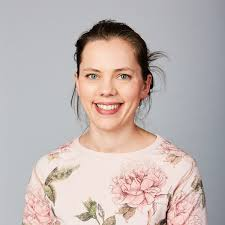
#> input picture Image/Maaike.jfif, 225 x 225 px
$ python gif_beelden.py ../../../Image/Maaike.jfif out.png
#> lines starting #> are read from the running program, lines starting #| are printed output that depends on the picture
# Zet enkele beelden van een GIF naast elkaar in één PNG, om de opname na te kijken: python gif_beelden.py <gif> <png>
import sys

from PIL import Image, ImageSequence

g = Image.open(sys.argv[1])
#> g is the input picture: PIL image 225x225 RGB; mean R, G, B 192.7, 180.6, 178.3
alle = [f.convert('RGB') for f in ImageSequence.Iterator(g)]
#> alle = 1 item
kies = [alle[0], alle[len(alle) // 4], alle[len(alle) // 2], alle[-1]]
w, h = kies[0].size
#> w = 225; h = 225
schaal = 480 / w
#> schaal = 2.13
blad = Image.new('RGB', (int(w * schaal) * 4 + 30, int(h * schaal)), 'white')
#> blad: PIL image 1950x480 RGB; every value is 255
for i, f in enumerate(kies):
    blad.paste(f.resize((int(w * schaal), int(h * schaal))), (i * (int(w * schaal) + 10), 0))
#> this loop made 4 passes
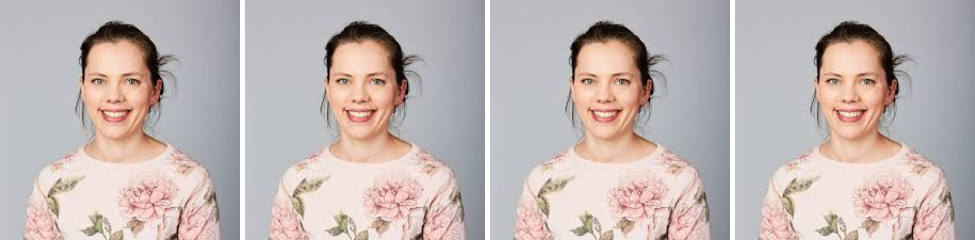
#> blad: PIL image 1950x480 RGB (shown at 1/2 size); mean R, G, B 193.6, 181.8, 179.4
blad.save(sys.argv[2])
print(len(alle), 'beelden')
#| 1 beelden

$ run again, on Image/fabiennedobbels.jpeg
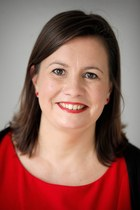
#> input picture Image/fabiennedobbels.jpeg, 140 x 210 px
#> g is the input picture: PIL image 140x210 RGB; mean R, G, B 146.9, 100, 91.8
#> alle = 1 item
#> the loop `for i, f in enumerate(kies):` made 4 passes
#> after the loop `for i, f in enumerate(kies):`:
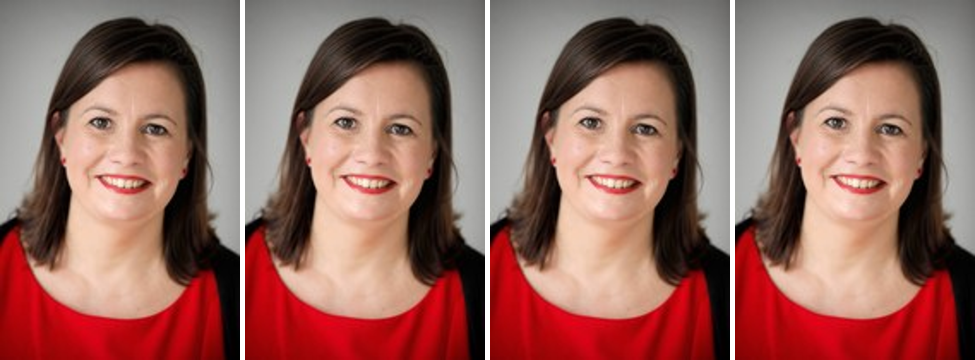
#> blad: PIL image 1950x720 RGB (shown at 1/2 size); mean R, G, B 148.6, 102.4, 94.3
#| 1 beelden
